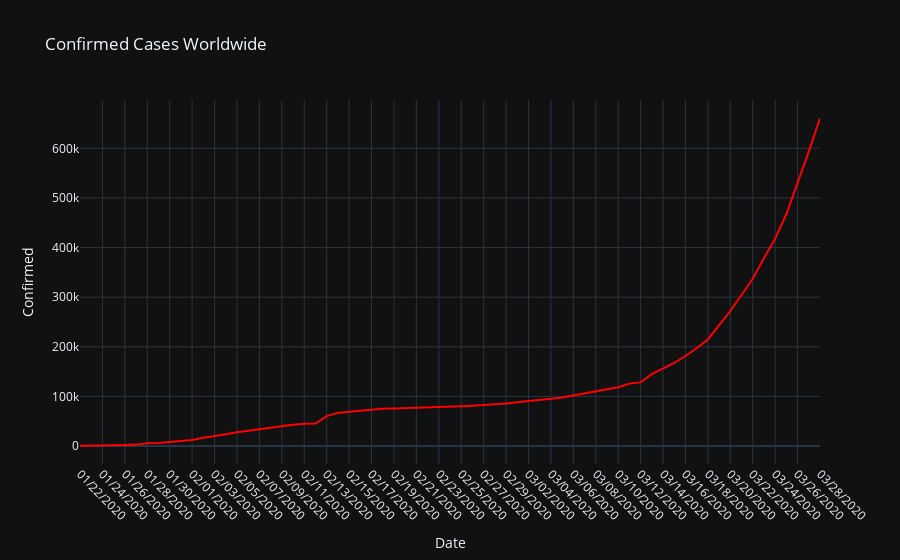
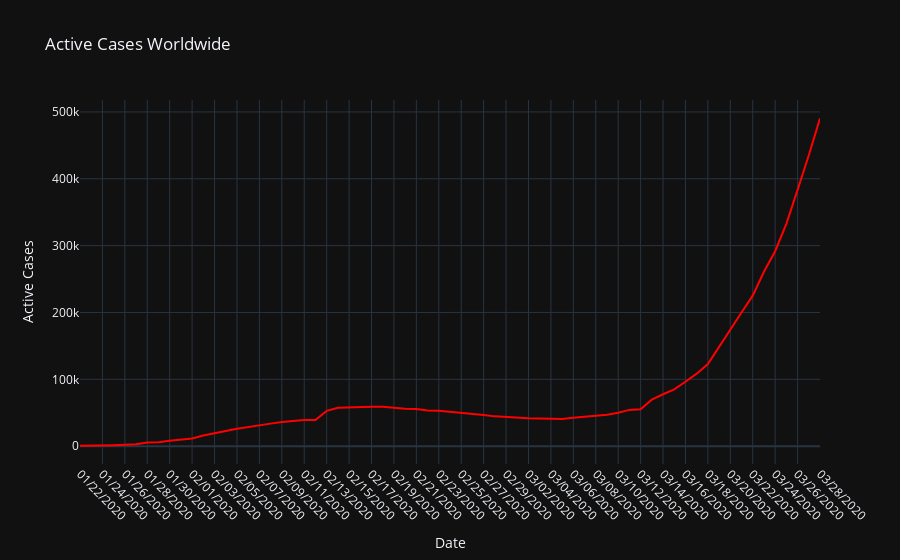
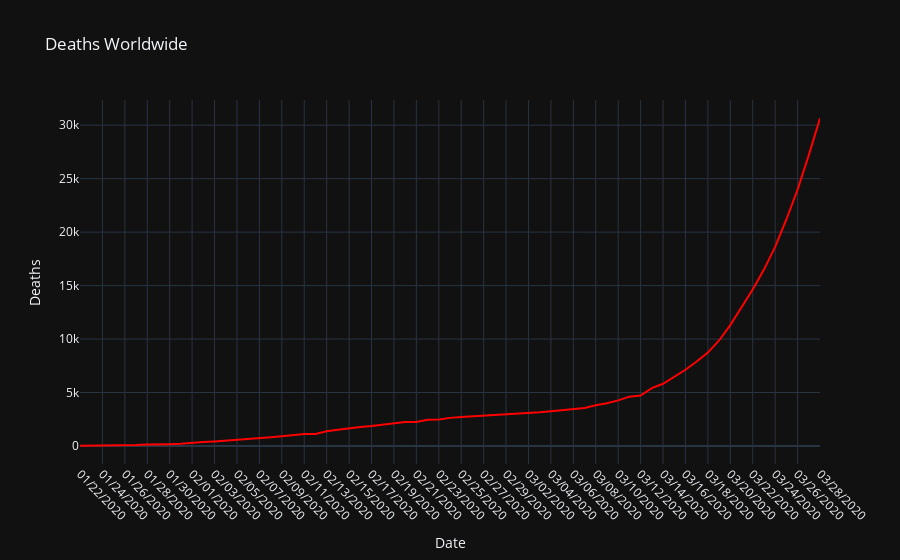
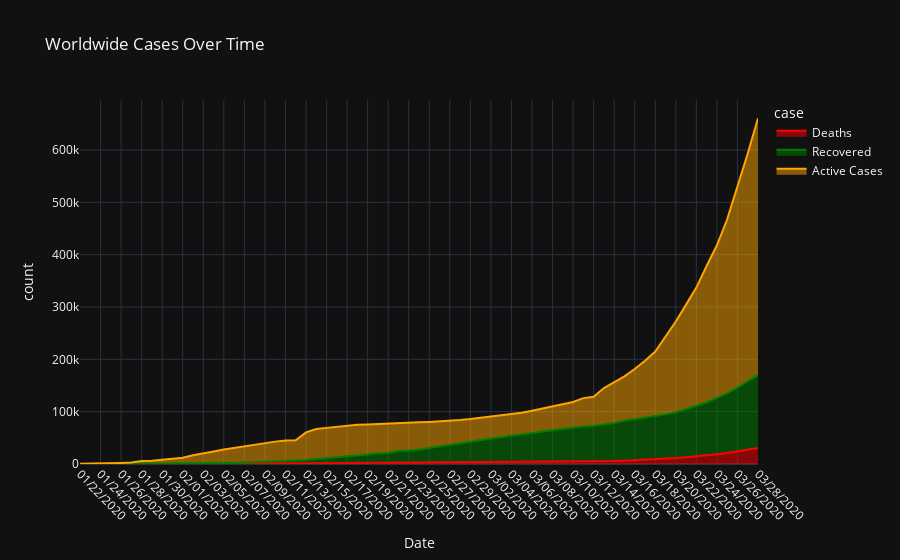

The notebook cell these images were saved under, in order:
### Code cell
color1 = ['red']
color2 = ['red', 'green', 'orange']

graph = px.line(grp_by_date, x='Date', y='Confirmed', title= 'Confirmed Cases Worldwide', template="plotly_dark" , color_discrete_sequence = color1)
graph.update_xaxes(tickangle=45)
graph.show()

graph = px.line(grp_by_date, x='Date', y='Active Cases', title= 'Active Cases Worldwide', template="plotly_dark", color_discrete_sequence = color1 )
graph.update_xaxes(tickangle=45)
graph.show()

graph = px.line(grp_by_date, x='Date', y='Deaths', title= 'Deaths Worldwide', template="plotly_dark", color_discrete_sequence = color1 )
graph.update_xaxes(tickangle=45)
graph.show()

df_melt = grp_by_date.melt(id_vars='Date', value_vars=['Deaths', 'Recovered', 'Active Cases'], var_name='case', value_name='count')
graph = px.area(df_melt, x='Date' , y='count' , color='case', title='Worldwide Cases Over Time', template="plotly_dark", color_discrete_sequence = color2)
graph.update_xaxes(tickangle=45)
graph.show()

Image(pio.to_image(graph, format='png'))
